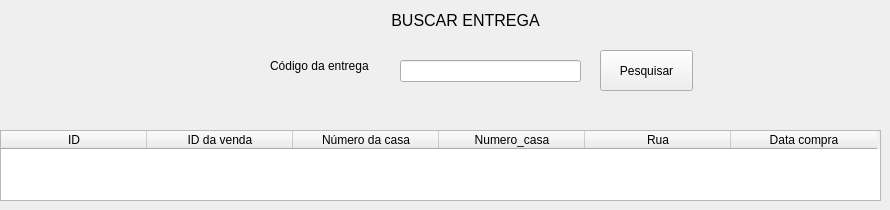
   <widget class="QWidget" name="page_10">
    <widget class="QLabel" name="label_27">
     <property name="geometry">
      <rect>
       <x>270</x>
       <y>50</y>
       <width>121</width>
       <height>31</height>
      </rect>
     </property>
     <property name="font">
      <font>
       <pointsize>9</pointsize>
      </font>
     </property>
     <property name="text">
      <string>Código da entrega</string>
     </property>
    </widget>
    <widget class="QLabel" name="label_28">
     <property name="geometry">
      <rect>
       <x>350</x>
       <y>0</y>
       <width>231</width>
       <height>41</height>
      </rect>
     </property>
     <property name="font">
      <font>
       <pointsize>12</pointsize>
      </font>
     </property>
     <property name="text">
      <string>BUSCAR ENTREGA</string>
     </property>
     <property name="alignment">
      <set>Qt::AlignCenter</set>
     </property>
    </widget>
    <widget class="QLineEdit" name="lineEdit_14">
     <property name="geometry">
      <rect>
       <x>400</x>
       <y>60</y>
       <width>181</width>
       <height>22</height>
      </rect>
     </property>
    </widget>
    <widget class="QTableWidget" name="tableWidget_6">
     <property name="geometry">
      <rect>
       <x>0</x>
       <y>130</y>
       <width>881</width>
       <height>71</height>
      </rect>
     </property>
     <property name="font">
      <font>
       <pointsize>9</pointsize>
      </font>
     </property>
     <property name="autoScrollMargin">
      <number>16</number>
     </property>
     <property name="editTriggers">
      <set>QAbstractItemView::NoEditTriggers</set>
     </property>
     <attribute name="horizontalHeaderDefaultSectionSize">
      <number>146</number>
     </attribute>
     <column>
      <property name="text">
       <string>ID</string>
      </property>
     </column>
     <column>
      <property name="text">
       <string>ID da venda</string>
      </property>
     </column>
     <column>
      <property name="text">
       <string>Número da casa</string>
      </property>
     </column>
     <column>
      <property name="text">
       <string>Numero_casa</string>
      </property>
     </column>
     <column>
      <property name="text">
       <string>Rua</string>
      </property>
     </column>
     <column>
      <property name="text">
       <string>Data compra</string>
      </property>
     </column>
    </widget>
    <widget class="QPushButton" name="pushButton_21">
     <property name="geometry">
      <rect>
       <x>600</x>
       <y>50</y>
       <width>93</width>
       <height>41</height>
      </rect>
     </property>
     <property name="text">
      <string>Pesquisar</string>
     </property>
    </widget>
   </widget>
